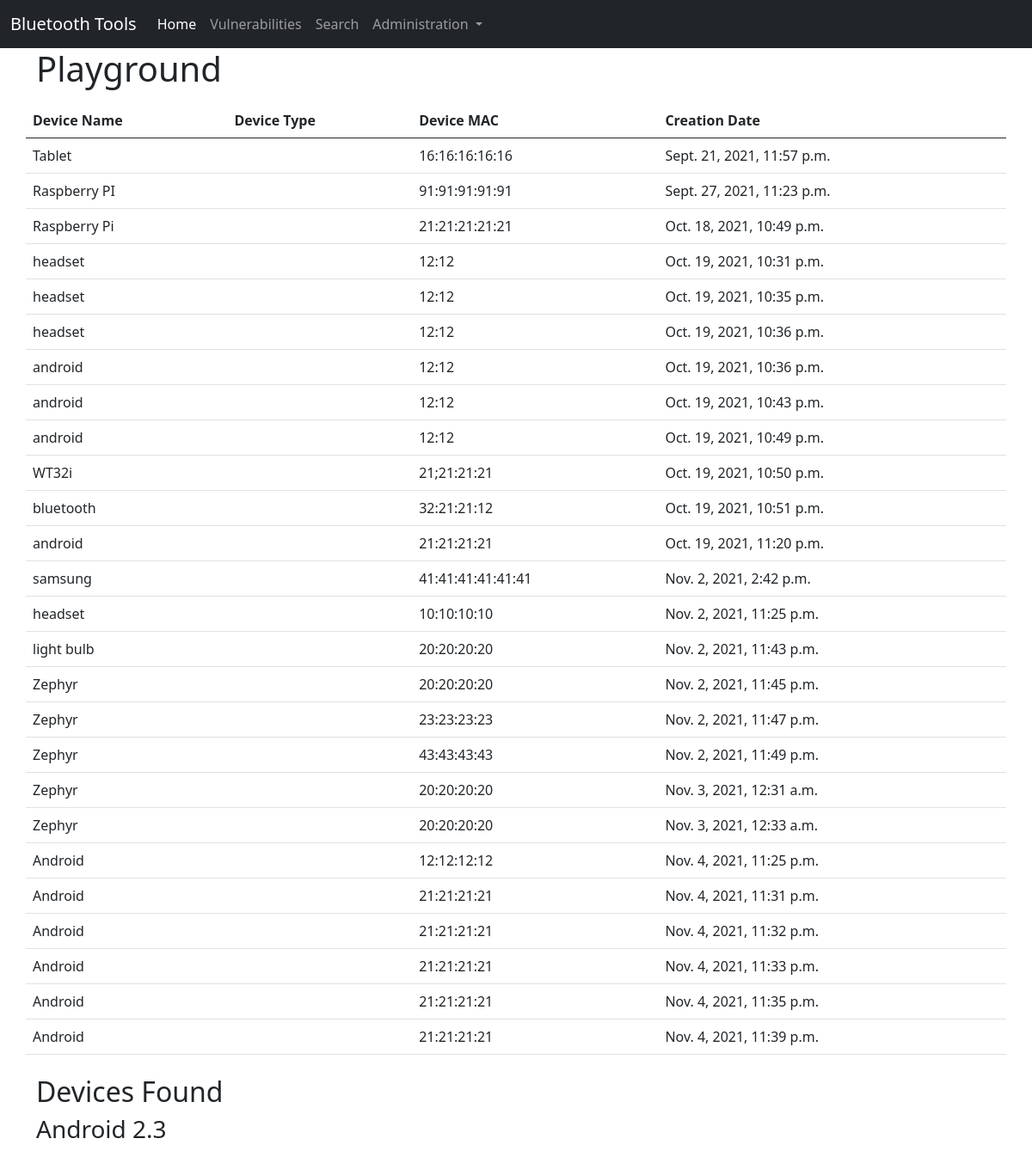
The page /playground/ on the database its author committed.
### home/models.py (models this page shows, shortened)
class BluetoothDevice(models.Model):
    sensor = models.CharField(max_length=100)
    device_name = models.CharField(max_length=100)
    device_mac = models.CharField(max_length=100)
    location = models.CharField(max_length=100)
    creation_date = models.DateTimeField(default=timezone.now)

### home/views.py (the view)
# urls.py: path('playground/', views.playground, name='playground'),
def playground(request):
    devices = BluetoothDevice.objects.all()
    return render(request, 'home/playground.html',
    {'devices':devices})

### home/templates/home/playground.html (shortened to what this page needs)
{% extends 'home/base.html' %}
{% block content %}
<h1>Playground</h1>
<table class="table">
    <thead>
        <tr>
            <th>Device Name</th>
            <th>Device Type</th>
            <th>Device MAC</th>
            <th>Creation Date</th>
        </tr>
    </thead>
    <tbody>
        {% for device in devices %}
        <tr>
            <td>{{ device.device_name }}</td>
            <td>{{ device.device_type }}</td>
            <td>{{ device.device_mac }}</td>
            <td>{{ device.creation_date }}</td>
        </tr>
        {% endfor %}
    </tbody>
</table>
<div>
</div>
<div>
    <h2>Devices Found</h2>
    <h3 id="devices">Android 2.3</h3>
</div>
{% endblock %}

### rows shown on the page
BluetoothDevice: device_name "Tablet", device_mac "16:16:16:16:16", creation_date "Sept. 21, 2021, 11:57 p.m."
BluetoothDevice: device_name "Raspberry PI", device_mac "91:91:91:91:91", creation_date "Sept. 27, 2021, 11:23 p.m."
BluetoothDevice: device_name "Raspberry Pi", device_mac "21:21:21:21:21", creation_date "Oct. 18, 2021, 10:49 p.m."
BluetoothDevice: device_name "headset", device_mac "12:12", creation_date "Oct. 19, 2021, 10:31 p.m."
BluetoothDevice: device_name "headset", device_mac "12:12", creation_date "Oct. 19, 2021, 10:35 p.m."
BluetoothDevice: device_name "headset", device_mac "12:12", creation_date "Oct. 19, 2021, 10:36 p.m."
BluetoothDevice: device_name "android", device_mac "12:12", creation_date "Oct. 19, 2021, 10:36 p.m."
BluetoothDevice: device_name "android", device_mac "12:12", creation_date "Oct. 19, 2021, 10:43 p.m."
BluetoothDevice: device_name "android", device_mac "12:12", creation_date "Oct. 19, 2021, 10:49 p.m."
BluetoothDevice: device_name "WT32i", device_mac "21;21:21:21", creation_date "Oct. 19, 2021, 10:50 p.m."
BluetoothDevice: device_name "bluetooth", device_mac "32:21:21:12", creation_date "Oct. 19, 2021, 10:51 p.m."
BluetoothDevice: device_name "android", device_mac "21:21:21:21", creation_date "Oct. 19, 2021, 11:20 p.m."
BluetoothDevice: device_name "samsung", device_mac "41:41:41:41:41:41", creation_date "Nov. 2, 2021, 2:42 p.m."
BluetoothDevice: device_name "headset", device_mac "10:10:10:10", creation_date "Nov. 2, 2021, 11:25 p.m."
BluetoothDevice: device_name "light bulb", device_mac "20:20:20:20", creation_date "Nov. 2, 2021, 11:43 p.m."
BluetoothDevice: device_name "Zephyr", device_mac "20:20:20:20", creation_date "Nov. 2, 2021, 11:45 p.m."
BluetoothDevice: device_name "Zephyr", device_mac "23:23:23:23", creation_date "Nov. 2, 2021, 11:47 p.m."
BluetoothDevice: device_name "Zephyr", device_mac "43:43:43:43", creation_date "Nov. 2, 2021, 11:49 p.m."
BluetoothDevice: device_name "Zephyr", device_mac "20:20:20:20", creation_date "Nov. 3, 2021, 12:31 a.m."
BluetoothDevice: device_name "Zephyr", device_mac "20:20:20:20", creation_date "Nov. 3, 2021, 12:33 a.m."
BluetoothDevice: device_name "Android", device_mac "12:12:12:12", creation_date "Nov. 4, 2021, 11:25 p.m."
BluetoothDevice: device_name "Android", device_mac "21:21:21:21", creation_date "Nov. 4, 2021, 11:31 p.m."
BluetoothDevice: device_name "Android", device_mac "21:21:21:21", creation_date "Nov. 4, 2021, 11:32 p.m."
BluetoothDevice: device_name "Android", device_mac "21:21:21:21", creation_date "Nov. 4, 2021, 11:33 p.m."
BluetoothDevice: device_name "Android", device_mac "21:21:21:21", creation_date "Nov. 4, 2021, 11:35 p.m."
BluetoothDevice: device_name "Android", device_mac "21:21:21:21", creation_date "Nov. 4, 2021, 11:39 p.m."
